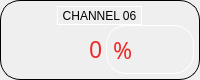
             <widget class="QFrame" name="horizontalFrame_8">
              <property name="minimumSize">
               <size>
                <width>0</width>
                <height>80</height>
               </size>
              </property>
              <property name="maximumSize">
               <size>
                <width>230</width>
                <height>80</height>
               </size>
              </property>
              <property name="styleSheet">
               <string notr="true">border: 1px solid #000000;
border-radius: 20px;</string>
              </property>
              <layout class="QVBoxLayout" name="verticalLayout_9">
               <property name="spacing">
                <number>0</number>
               </property>
               <property name="leftMargin">
                <number>5</number>
               </property>
               <property name="topMargin">
                <number>5</number>
               </property>
               <property name="rightMargin">
                <number>5</number>
               </property>
               <property name="bottomMargin">
                <number>5</number>
               </property>
               <item>
                <layout class="QHBoxLayout" name="horizontalLayout_13">
                 <property name="spacing">
                  <number>5</number>
                 </property>
                 <item>
                  <widget class="QToolButton" name="toolButton_6">
                   <property name="focusPolicy">
                    <enum>Qt::NoFocus</enum>
                   </property>
                   <property name="styleSheet">
                    <string notr="true">border-color: rgb(255, 255, 255);</string>
                   </property>
                   <property name="text">
                    <string>CHANNEL 06</string>
                   </property>
                   <property name="icon">
                    <iconset resource="icons.qrc">
                     <normaloff>:/icons/V.jpg</normaloff>:/icons/V.jpg</iconset>
                   </property>
                   <property name="iconSize">
                    <size>
                     <width>50</width>
                     <height>50</height>
                    </size>
                   </property>
                   <property name="toolButtonStyle">
                    <enum>Qt::ToolButtonTextBesideIcon</enum>
                   </property>
                  </widget>
                 </item>
                </layout>
               </item>
               <item>
                <layout class="QHBoxLayout" name="horizontalLayout_27">
                 <property name="spacing">
                  <number>0</number>
                 </property>
                 <item>
                  <widget class="QLineEdit" name="ch6">
                   <property name="sizePolicy">
                    <sizepolicy hsizetype="Fixed" vsizetype="Fixed">
                     <horstretch>0</horstretch>
                     <verstretch>0</verstretch>
                    </sizepolicy>
                   </property>
                   <property name="maximumSize">
                    <size>
                     <width>100</width>
                     <height>16777215</height>
                    </size>
                   </property>
                   <property name="font">
                    <font>
                     <family>Gilroy</family>
                     <pointsize>17</pointsize>
                    </font>
                   </property>
                   <property name="focusPolicy">
                    <enum>Qt::ClickFocus</enum>
                   </property>
                   <property name="styleSheet">
                    <string notr="true">background-color: rgba(255, 255, 255,0);
color: rgb(239, 41, 41);
border: none</string>
                   </property>
                   <property name="text">
                    <string>0</string>
                   </property>
                   <property name="alignment">
                    <set>Qt::AlignRight|Qt::AlignTrailing|Qt::AlignVCenter</set>
                   </property>
                  </widget>
                 </item>
                 <item>
                  <widget class="QLabel" name="s6">
                   <property name="font">
                    <font>
                     <family>Gilroy</family>
                     <pointsize>17</pointsize>
                    </font>
                   </property>
                   <property name="styleSheet">
                    <string notr="true">border-color: rgb(255, 255, 255);
color: rgb(239, 41, 41);</string>
                   </property>
                   <property name="text">
                    <string>%</string>
                   </property>
                  </widget>
                 </item>
                </layout>
               </item>
              </layout>
             </widget>
